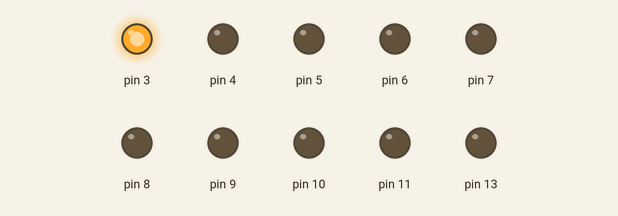
This sketch was run on a simulated Arduino Uno, built with avr-gcc and run on an emulated ATmega328P. Shown: output pins drawn as LEDs (lit = HIGH).

Above: at 0.07 s.
At 0.79 s:
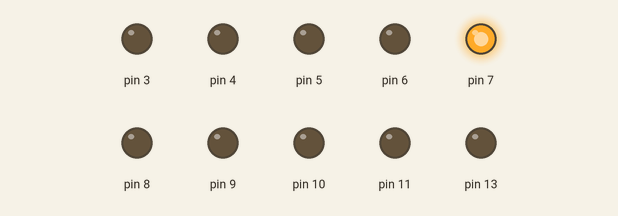
At 1.51 s:
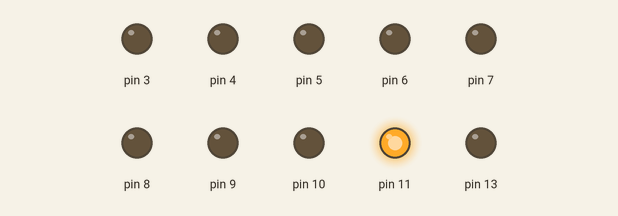
At 3.13 s:
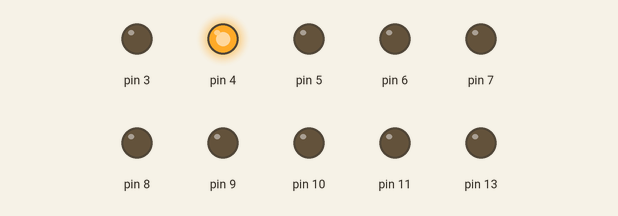
At 4.75 s:
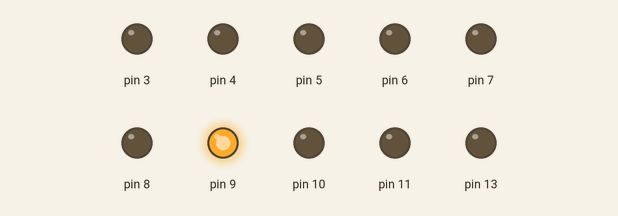
At 6.37 s:
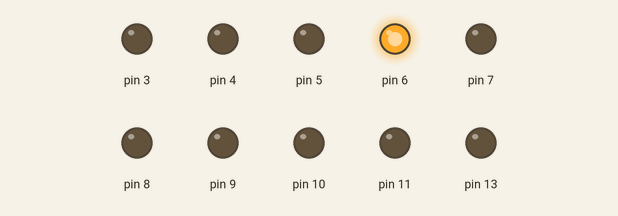
Timing chart, 0 to 6.7 s (numbered marks = the images above):
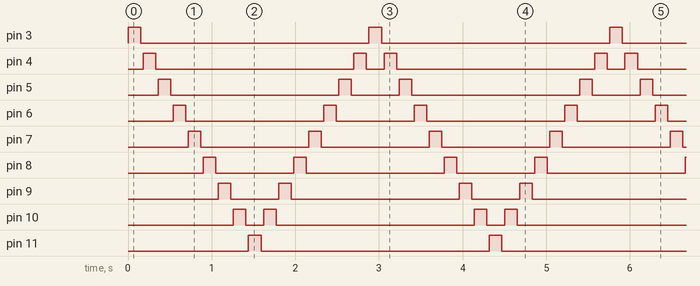

The sketch:

Running_lights_back_forth.ino
```cpp
void setup() {
  // put your setup code here, to run once:
  pinMode(3, OUTPUT);
  pinMode(4, OUTPUT);
  pinMode(5, OUTPUT);
  pinMode(6, OUTPUT);
  pinMode(7, OUTPUT);
  pinMode(8, OUTPUT);
  pinMode(9, OUTPUT);
  pinMode(10, OUTPUT);
  pinMode(11, OUTPUT);
  pinMode(13, OUTPUT);
  digitalWrite(13, LOW);
}

void loop() {
  // put your main code here, to run repeatedly:
  digitalWrite(3, HIGH);
  delay(150);
  digitalWrite(3, LOW);
  delay(30);
  digitalWrite(4, HIGH);
  delay(150);
  digitalWrite(4, LOW);
  delay(30);
  digitalWrite(5, HIGH);
  delay(150);
  digitalWrite(5, LOW);
  delay(30);
  digitalWrite(6, HIGH);
  delay(150);
  digitalWrite(6, LOW);
  delay(30);
  digitalWrite(7, HIGH);
  delay(150);
  digitalWrite(7, LOW);
  delay(30);
  digitalWrite(8, HIGH);
  delay(150);
  digitalWrite(8, LOW);
  delay(30);
  digitalWrite(9, HIGH);
  delay(150);
  digitalWrite(9, LOW);
  delay(30);
  digitalWrite(10, HIGH);
  delay(150);
  digitalWrite(10, LOW);
  delay(30);
  digitalWrite(11, HIGH);
  delay(150);
  digitalWrite(11, LOW);
  delay(30);
  digitalWrite(10, HIGH);
  delay(150);
  digitalWrite(10, LOW);
  delay(30);
  digitalWrite(9, HIGH);
  delay(150);
  digitalWrite(9, LOW);
  delay(30);
  digitalWrite(8, HIGH);
  delay(150);
  digitalWrite(8, LOW);
  delay(30);
  digitalWrite(7, HIGH);
  delay(150);
  digitalWrite(7, LOW);
  delay(30);
  digitalWrite(6, HIGH);
  delay(150);
  digitalWrite(6, LOW);
  delay(30);
  digitalWrite(5, HIGH);
  delay(150);
  digitalWrite(5, LOW);
  delay(30);
  digitalWrite(4, HIGH);
  delay(150);
  digitalWrite(4, LOW);
  delay(30);

}
```

Measured:
- by itself, pin 3, pin 11: alternates HIGH for 0.15 s and LOW for 2.7 s
- by itself, pin 4: repeats every 2.9 s: LOW 2.4 s, HIGH 0.15 s, LOW 0.21 s, HIGH 0.15 s
- by itself, pin 5: repeats every 2.9 s: LOW 2.0 s, HIGH 0.15 s, LOW 0.57 s, HIGH 0.15 s
- by itself, pin 6: repeats every 2.9 s: LOW 1.7 s, HIGH 0.15 s, LOW 0.93 s, HIGH 0.15 s
- by itself, pin 7: alternates HIGH for 0.15 s and LOW for 1.3 s
- by itself, pin 8: repeats every 2.9 s: LOW 0.93 s, HIGH 0.15 s, LOW 1.7 s, HIGH 0.15 s
- by itself, pin 9: repeats every 2.9 s: LOW 0.57 s, HIGH 0.15 s, LOW 2.0 s, HIGH 0.15 s
- by itself, pin 10: repeats every 2.9 s: LOW 0.21 s, HIGH 0.15 s, LOW 2.4 s, HIGH 0.15 s
